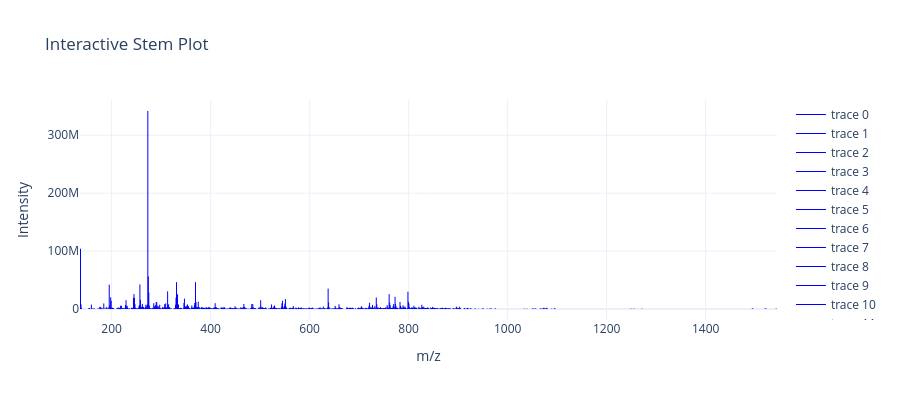

Notebook source saved alongside this figure:
### Code cell
interactive_stem_spectrum_pixel(selected_mz, selected_mz_intensity_globally, mz_min=0, mz_max=2000)
